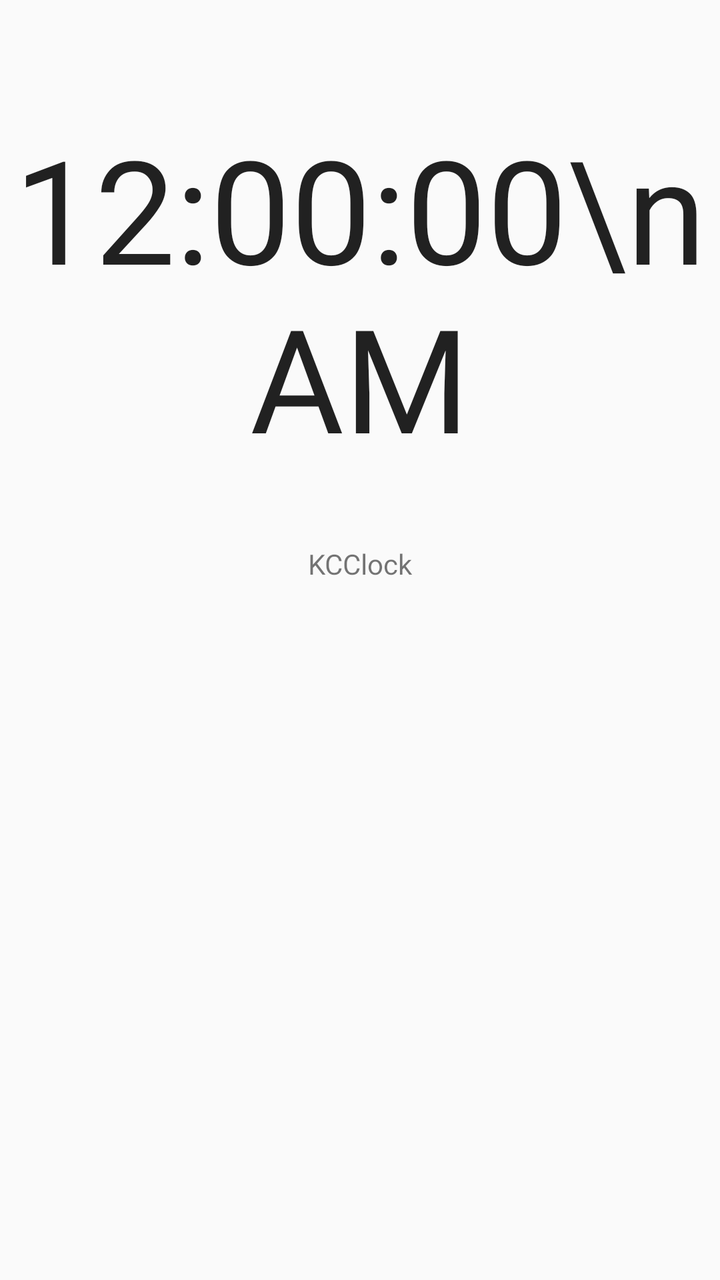
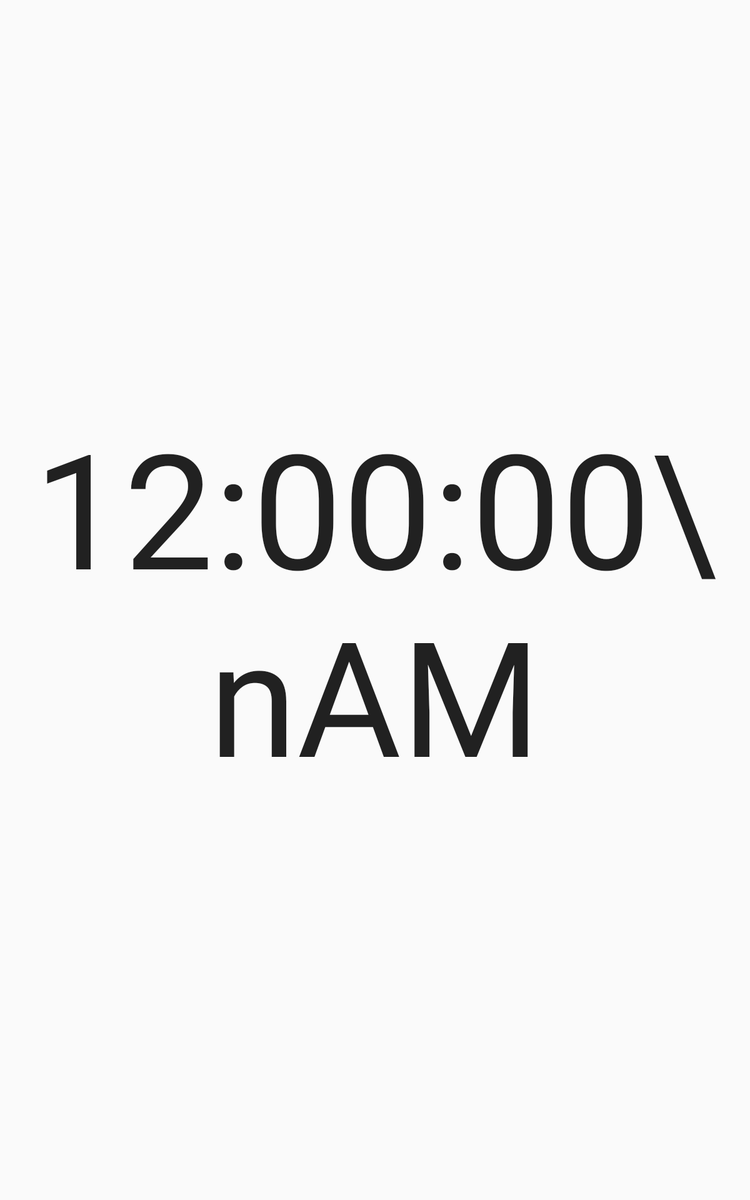

Two renders of one Android screen. The first uses the default layout on a phone; the second uses the alternative layout the repository ships for a different screen configuration, on a matching device. The two XML files are below.
<!-- AndroidManifest.xml: application theme AppTheme -->
<!-- res/layout/fragment_clock.xml -->
<?xml version="1.0" encoding="utf-8"?>
<androidx.constraintlayout.widget.ConstraintLayout xmlns:android="http://schemas.android.com/apk/res/android"
    xmlns:app="http://schemas.android.com/apk/res-auto"
    xmlns:tools="http://schemas.android.com/tools"
    android:id="@+id/constraintLayout"
    android:layout_width="match_parent"
    android:layout_height="match_parent"
    tools:context=".main.clock.ClockFragment">

    <TextClock
        android:id="@+id/digitalClock"
        android:layout_width="wrap_content"
        android:layout_height="wrap_content"
        android:layout_marginTop="?attr/actionBarSize"
        android:format12Hour="h:mm:ss\na"
        android:format24Hour="H:mm:ss"
        android:fontFamily="@font/roboto_medium"
        android:textAlignment="center"
        android:textSize="72sp"
        app:layout_constraintEnd_toEndOf="parent"
        app:layout_constraintStart_toStartOf="parent"
        app:layout_constraintTop_toTopOf="parent" />

    <TextView
        android:id="@+id/text_clock"
        android:layout_width="wrap_content"
        android:layout_height="wrap_content"
        android:layout_marginTop="36sp"
        android:fontFamily="@font/roboto_medium"
        android:text="@string/app_name"
        android:textAlignment="center"
        app:layout_constraintEnd_toEndOf="parent"
        app:layout_constraintStart_toStartOf="parent"
        app:layout_constraintTop_toBottomOf="@+id/digitalClock" />

</androidx.constraintlayout.widget.ConstraintLayout>
<!-- resources referenced by this layout -->
<resources>
  <string name="app_name" translatable="false">KCClock</string>
  <style name="AppTheme" parent="Theme.AppCompat.DayNight.DarkActionBar">
          
          <item name="colorPrimary">@color/colorPrimary</item> 
          <item name="colorPrimaryDark">@color/colorPrimaryDark</item> 
          <item name="colorAccent">@color/colorAccent</item>
          <item name="buttonTextAllCaps">false</item>
      </style>
  <color name="colorPrimary">#004AB9</color>
  <color name="colorPrimaryDark">#003480</color>
  <color name="colorAccent">#004AB9</color>
</resources>
<!-- res/layout-sw600dp/fragment_clock.xml (the repository's variant of the layout above) -->
<!-- drawn on a 7-inch tablet held upright -->
<?xml version="1.0" encoding="utf-8"?>
<androidx.constraintlayout.widget.ConstraintLayout xmlns:android="http://schemas.android.com/apk/res/android"
    xmlns:app="http://schemas.android.com/apk/res-auto"
    xmlns:tools="http://schemas.android.com/tools"
    android:id="@+id/constraintLayout"
    android:layout_width="match_parent"
    android:layout_height="match_parent"
    tools:context=".main.clock.ClockFragment">

    <TextClock
        android:id="@+id/digitalClock"
        android:layout_width="wrap_content"
        android:layout_height="wrap_content"
        android:fontFamily="@font/roboto_medium"
        android:format12Hour="h:mm:ss\na"
        android:format24Hour="H:mm:ss"
        android:textAlignment="center"
        android:textSize="128sp"
        app:layout_constraintBottom_toBottomOf="parent"
        app:layout_constraintEnd_toEndOf="parent"
        app:layout_constraintStart_toStartOf="parent"
        app:layout_constraintTop_toTopOf="parent" />

</androidx.constraintlayout.widget.ConstraintLayout>
<!-- resources referenced by the variant -->
<!-- as a 7-inch tablet held upright resolves them -->
<resources>
  <style name="AppTheme" parent="Theme.AppCompat.DayNight.DarkActionBar">
          
          <item name="colorPrimary">@color/colorPrimary</item> 
          <item name="colorPrimaryDark">@color/colorPrimaryDark</item> 
          <item name="colorAccent">@color/colorAccent</item>
          <item name="buttonTextAllCaps">false</item>
      </style>
  <color name="colorPrimary">#004AB9</color>
  <color name="colorPrimaryDark">#003480</color>
  <color name="colorAccent">#004AB9</color>
</resources>
